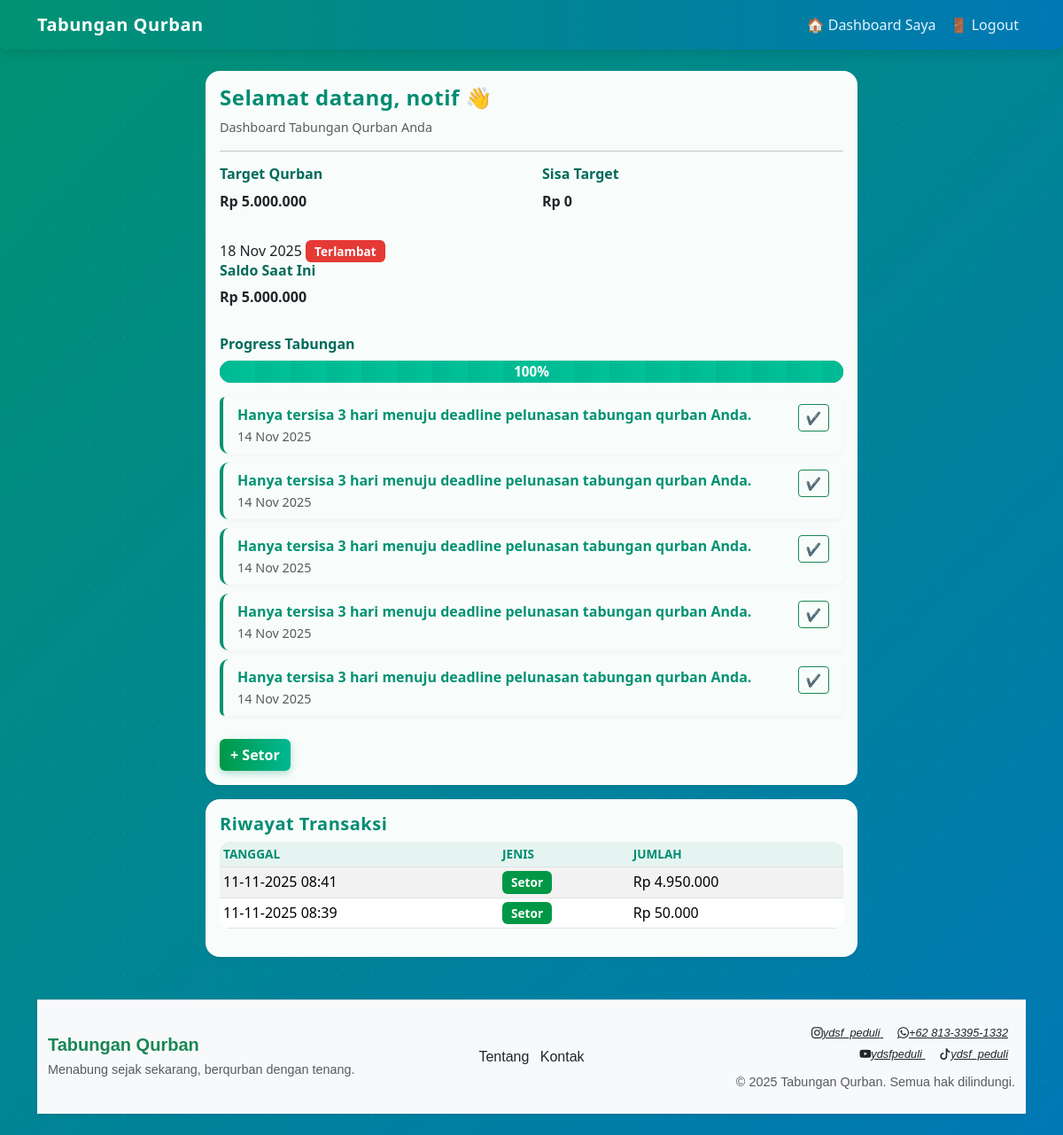
The app's page /pages/user_dashboard.php (signed in) with its own data.
### tables this page shows
CREATE TABLE `savers` (
  `id` int(11) NOT NULL,
  `nama` varchar(200) NOT NULL,
  `username` varchar(50) DEFAULT NULL,
  `password` varchar(255) DEFAULT NULL,
  `animal_id` int(11) DEFAULT NULL,
  `nik` varchar(50) DEFAULT NULL,
  `alamat` text DEFAULT NULL,
  `telp` varchar(50) DEFAULT NULL,
  `target_qurban` decimal(12,2) DEFAULT 0.00,
  `created_at` timestamp NOT NULL DEFAULT current_timestamp(),
  `target_nominal` int(11) DEFAULT 0,
  `tanggal_lunas` date DEFAULT NULL
);

CREATE TABLE `notifications` (
  `id` int(11) NOT NULL,
  `saver_id` int(11) NOT NULL,
  `message` text NOT NULL,
  `status` enum('unread','read') DEFAULT 'unread',
  `created_at` timestamp NOT NULL DEFAULT current_timestamp(),
  `is_read` tinyint(1) DEFAULT 0
);

CREATE TABLE `transactions` (
  `id` int(11) NOT NULL,
  `saver_id` int(11) NOT NULL,
  `jenis` enum('setor','tarik') NOT NULL,
  `payment_method` varchar(50) DEFAULT NULL,
  `amount` decimal(15,2) NOT NULL,
  `note` varchar(255) DEFAULT NULL,
  `receipt` varchar(255) DEFAULT NULL,
  `created_at` timestamp NOT NULL DEFAULT current_timestamp(),
  `bukti_transfer` varchar(255) DEFAULT NULL,
  `status` enum('unpaid','pending','confirmed','rejected') DEFAULT 'unpaid'
);

### inc/functions.php (called while the page is built, shortened)
<?php
require_once __DIR__ . '/db.php';
function get_saver($id) {
    global $pdo;
    $stmt = $pdo->prepare("SELECT * FROM savers WHERE id = ?");
    $stmt->execute([$id]);
    return $stmt->fetch();
}
function get_balance($saver_id) {
    global $pdo;
    $stmt = $pdo->prepare("
        SELECT
          (SELECT IFNULL(SUM(amount),0) FROM transactions WHERE saver_id = ? AND jenis='setor') -
          (SELECT IFNULL(SUM(amount),0) FROM transactions WHERE saver_id = ? AND jenis='tarik') AS balance
    ");
    $stmt->execute([$saver_id, $saver_id]);
    $row = $stmt->fetch();
    return $row ? $row['balance'] : 0;
}

### pages/user_dashboard.php (the view, shortened to what this page needs)
<?php
require_once __DIR__ . '/../inc/functions.php';
$user_id = $_SESSION['user_id'];
$saver = get_saver($user_id);
$saldo = get_balance($user_id);
$target_awal = $saver['target_nominal'] ?? 0;
$stmt = $pdo->prepare("SELECT SUM(amount) as total_setor FROM transactions WHERE saver_id=? AND jenis='setor'");
$stmt->execute([$user_id]);
$total_setor = $stmt->fetchColumn() ?? 0;
$sisa_target = max($target_awal - $total_setor, 0);
$progress = $target_awal > 0 ? round(($saldo / $target_awal) * 100, 2) : 0;
$tanggal_lunas_raw = $saver['tanggal_lunas'] ?? null;
$status_badge = '-';
if (!empty($tanggal_lunas_raw) && $tanggal_lunas_raw !== '0000-00-00') {
    $ts = strtotime($tanggal_lunas_raw);
    if ($ts !== false && $ts > 0) {
        $hari_ini = time();
        $status_badge = $hari_ini > $ts
            ? "<span class='badge bg-danger'>Terlambat</span>"
            : "<span class='badge bg-success'>Aktif</span>";
    }
}
include __DIR__ . '/../inc/header.php';
?>
<link rel="stylesheet" href="/tabungan_qurban/assets/css/user_dashboard.css">
<div class="row">
  <div class="col-md-8 mx-auto">
    <div class="card shadow-sm mb-3">
      <div class="card-body">
        <h4>Selamat datang, <?= htmlspecialchars($_SESSION['user_name']) ?> 👋</h4>
        <p class="text-muted">Dashboard Tabungan Qurban Anda</p>
        <hr>
        <div class="row mb-3">
          <div class="col-md-6">
            <h6>Target Qurban</h6>
            <p><strong>Rp <?= number_format($target_awal, 0, ',', '.') ?></strong></p>
          </div>
          <div class="col-md-6">
            <h6>Sisa Target</h6>
            <p><strong>Rp <?= number_format($sisa_target, 0, ',', '.') ?></strong></p>
          </div>
        </div>
        <td>
  <?= $tanggal_lunas_raw && $tanggal_lunas_raw !== '0000-00-00'
        ? date('d M Y', strtotime($tanggal_lunas_raw))
        : '-' ?>
  <?= $status_badge !== '-' ? $status_badge : '' ?>
</td>
        <div class="row mb-3">
          <div class="col-md-6">
            <h6>Saldo Saat Ini</h6>
            <p><strong>Rp <?= number_format($saldo, 0, ',', '.') ?></strong></p>
          </div>
        </div>
        <h6>Progress Tabungan</h6>
        <div class="progress mb-3" style="height:25px;">
          <div class="progress-bar <?= $progress >= 100 ? 'bg-success' : 'bg-info' ?>"
               role="progressbar"
               style="width: <?= min($progress,100) ?>%">
            <?= $progress ?>%
          </div>
        </div>
        <ul class="list-group mb-3" id="notif-list">
<?php
$stmt = $pdo->prepare("SELECT * FROM notifications WHERE saver_id=? AND is_read=0 ORDER BY created_at DESC LIMIT 5");
$stmt->execute([$user_id]);
$notifs = $stmt->fetchAll(PDO::FETCH_ASSOC);
if ($notifs):
  foreach ($notifs as $n):
?>
  <li class="list-group-item d-flex justify-content-between align-items-start" id="notif-<?= $n['id'] ?>">
    <div>
      <strong><?= htmlspecialchars($n['message']) ?></strong><br>
      <small class="text-muted"><?= date('d M Y', strtotime($n['created_at'])) ?></small>
    </div>
    <button class="btn btn-outline-success btn-sm mark-read" data-id="<?= $n['id'] ?>">✔️</button>
  </li>
<?php endforeach; else: ?>
  <li class="list-group-item text-center text-muted">Tidak ada notifikasi baru</li>
<?php endif; ?>
</ul>
        <div class="d-flex gap-2">
          <a href="/tabungan_qurban/pages/user_transactions.php?type=setor" class="btn btn-success">+ Setor</a>
        </div>
      </div>
    </div>
    <div class="card shadow-sm">
      <div class="card-body">
        <h5>Riwayat Transaksi</h5>
        <table class="table table-striped table-sm">
          <thead>
            <tr>
              <th>Tanggal</th>
              <th>Jenis</th>
              <th>Jumlah</th>
            </tr>
          </thead>
          <tbody>
            <?php
            $stmt = $pdo->prepare("SELECT * FROM transactions WHERE saver_id=? ORDER BY created_at DESC");
            $stmt->execute([$user_id]);
            $trans = $stmt->fetchAll(PDO::FETCH_ASSOC);
            if ($trans):
              foreach ($trans as $t):
                $when = $t['created_at'] ?? $t['tanggal'] ?? $t['tgl_transaksi'] ?? $t['waktu'] ?? null;
                $when_display = $when ? date('d-m-Y H:i', strtotime($when)) : '-';
                $amount = isset($t['amount']) ? $t['amount'] : 0;
                $jenis = isset($t['jenis']) ? $t['jenis'] : '';
            ?>
            <tr>
              <td><?= htmlspecialchars($when_display) ?></td>
              <td>
                <span class="badge <?= $jenis=='setor'?'bg-success':'bg-danger' ?>">
                  <?= $jenis ? ucfirst(htmlspecialchars($jenis)) : '-' ?>
                </span>
              </td>
              <td>Rp <?= number_format($amount, 0, ',', '.') ?></td>
            </tr>
            <?php endforeach; else: ?>
              <tr><td colspan="3" class="text-center text-muted">Belum ada transaksi</td></tr>
            <?php endif; ?>
          </tbody>
        </table>
      </div>
    </div>
  </div>
</div>
<?php include __DIR__ . '/../inc/footer.php'; ?>

### assets/css/style.css (style rules this page uses)
body { background: #f7fafc; font-family: system-ui, -apple-system, "Segoe UI", Roboto, "Helvetica Neue", Arial; }
.card { border-radius: 10px; box-shadow: 0 6px 18px rgba(0,0,0,0.04); }

### assets/css/user_dashboard.css (style rules this page uses)
body { background: linear-gradient(135deg, #009272 0%, #0078b5 100%) fixed; min-height: 100vh; font-family: 'Segoe UI', Tahoma, Geneva, Verdana, sans-serif; }
body::before { content: ""; position: fixed; top:0;left:0;width:100%;height:100%; background-image: radial-gradient(rgba(255,255,255,0.05) 1px, transparent 1px); background-size: 40px 40px; pointer-events:none; z-index:-1; }
.card { background: #f8fdfb; border: none; border-radius: 16px; box-shadow: 0 6px 18px rgba(0,0,0,0.08); }
.card h4, .card h5 { color: #008c72; letter-spacing: 0.5px; }
.progress { background: #e0f2f1; border-radius: 12px; overflow: hidden; }
.progress-bar { background: linear-gradient(90deg, #00b894, #00c197); background-size: 40px 40px; animation: progress-stripes 2s linear infinite; font-weight: 600; color: #fff; }
.btn-success { background: linear-gradient(90deg,#009846,#00b894); border: none; border-radius: 6px; font-weight: 600; box-shadow: 0 3px 8px rgba(0,146,112,0.3); transition: all 0.2s ease; }
.table { border-radius: 10px; overflow: hidden; }
.table thead th { background: #e6f4f1; color: #008c72; font-weight: 600; }
.badge.bg-success { background: #009846 !important; }
.badge.bg-danger { background: #e53935 !important; }
.card { transition: 0.3s ease; }
.progress { height: 25px; border-radius: 1rem; }
.progress-bar { font-weight: 600; font-size: 0.95rem; }
.list-group-item { border: none; border-left: 4px solid #009272; background: #f8fdfb; margin-bottom: 10px; border-radius: 10px; box-shadow: 0 2px 6px rgba(0, 0, 0, 0.04); transition: all 0.2s ease; }
.list-group-item strong { color: #009272; }
.table { background: #fff; border-radius: 12px; overflow: hidden; }
.table-striped tbody tr:nth-of-type(odd) { background-color: rgba(0, 146, 112, 0.03); }
.table thead th { text-transform: uppercase; font-size: 0.85rem; }
.badge { padding: 6px 10px; font-size: 0.85rem; border-radius: 6px; }
h4, h5, h6 { font-weight: 600; color: #006b5b; }
.text-muted { font-size: 0.9rem; }
.btn-success { transition: all 0.25s ease-in-out; }
.container, .card-body { scroll-behavior: smooth; }

### records on screen
savers: target_nominal "5.000.000", tanggal_lunas "18 Nov 2025"
notifications: message "Hanya tersisa 3 hari menuju deadline pelunasan tabungan qurban Anda.", created_at "14 Nov 2025"
notifications: message "Hanya tersisa 3 hari menuju deadline pelunasan tabungan qurban Anda.", created_at "14 Nov 2025"
notifications: message "Hanya tersisa 3 hari menuju deadline pelunasan tabungan qurban Anda.", created_at "14 Nov 2025"
notifications: message "Hanya tersisa 3 hari menuju deadline pelunasan tabungan qurban Anda.", created_at "14 Nov 2025"
notifications: message "Hanya tersisa 3 hari menuju deadline pelunasan tabungan qurban Anda.", created_at "14 Nov 2025"
transactions: created_at "11-11-2025 08:41", jenis "Setor", amount "4.950.000"
transactions: created_at "11-11-2025 08:39", jenis "Setor", amount "50.000"

### other values on screen
$_SESSION['user_name'] "notif"
$sisa_target "0"
$saldo "5.000.000"
$progress "100"
